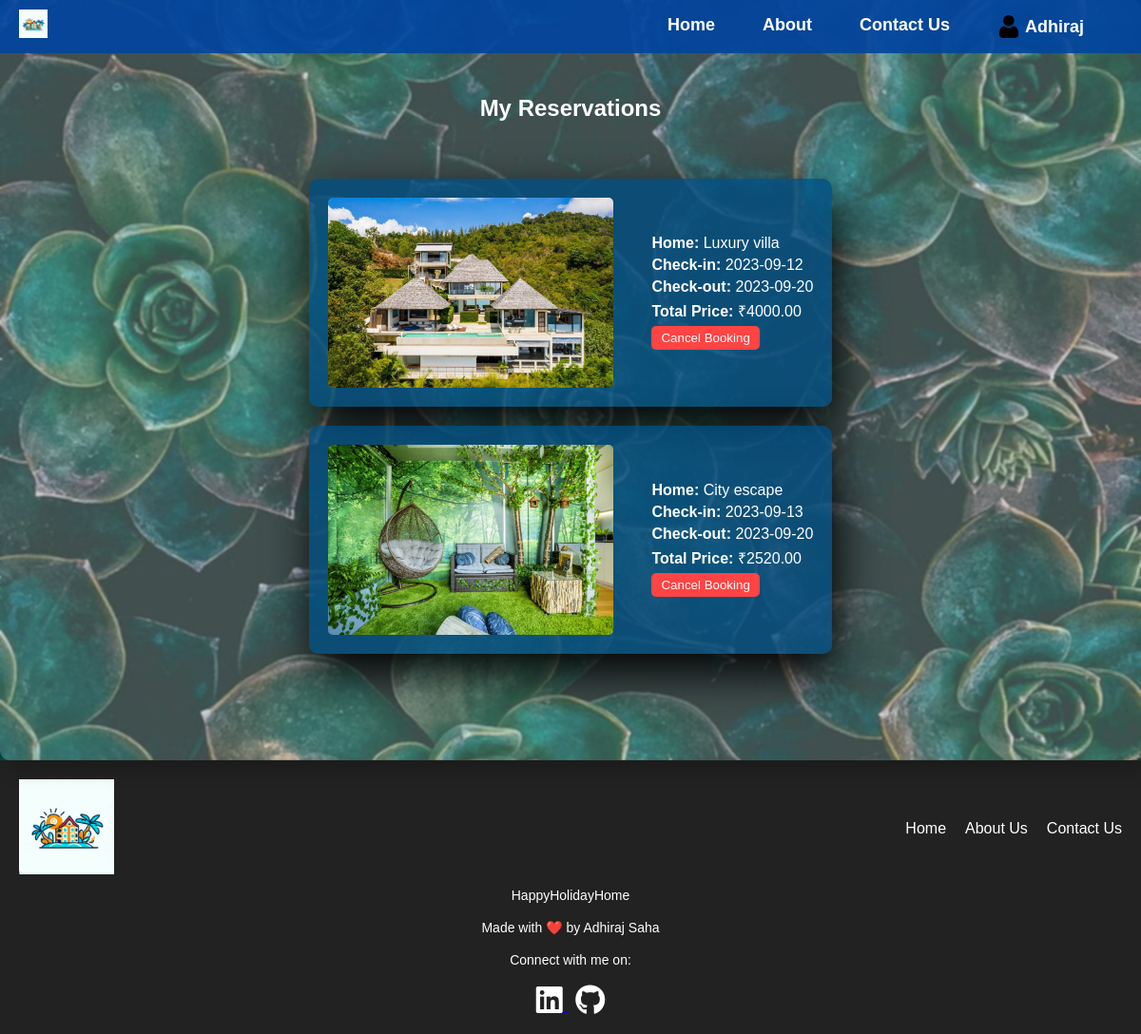
Screenshot of /reservations.php (signed in) with the database file from the repository.
### tables this page shows
CREATE TABLE `reservations` (
  `reservation_id` int(11) NOT NULL,
  `user_id` int(255) NOT NULL,
  `home_id` int(255) NOT NULL,
  `check_in_date` date NOT NULL,
  `check_out_date` date NOT NULL,
  `total_price` decimal(10,2) NOT NULL
);

CREATE TABLE `holiday_homes` (
  `home_id` int(255) NOT NULL,
  `name` varchar(255) NOT NULL,
  `location` varchar(255) NOT NULL,
  `availability_start` date DEFAULT NULL,
  `availability_end` date DEFAULT NULL,
  `description` text NOT NULL,
  `rating` decimal(10,1) NOT NULL,
  `image_path` varchar(255) NOT NULL,
  `price` decimal(10,2) NOT NULL
);

### reservations.php (the view, shortened to what this page needs)
<?php
include("inc/db.php");
$userId = $_SESSION['user_id'];
$query = "SELECT reservations.*, holiday_homes.name, holiday_homes.image_path
          FROM reservations
          INNER JOIN holiday_homes ON reservations.home_id = holiday_homes.home_id
          WHERE reservations.user_id = $userId";
$result = mysqli_query($conn, $query);
$reservations = array();
if ($result && mysqli_num_rows($result) > 0) {
    while ($row = mysqli_fetch_assoc($result)) {
        $reservations[] = $row;
    }
}
?>
<!DOCTYPE html>
<html lang="en">
<head>
    <link rel="stylesheet" href="https://cdnjs.cloudflare.com/ajax/libs/font-awesome/6.0.0-beta3/css/all.min.css">
    <link rel="stylesheet" href="assets/css/reservation.css">
    <link rel="stylesheet" href="assets/css/header.css">
    <link rel="stylesheet" href="assets/css/footer.css">
    <link rel="stylesheet" href="assets/css/responsive.css">
</head>
<body>
    <?php include("inc/header.php"); ?>
    <div class="container">
    <h1 style="margin-top: 50px;">My Reservations</h1>
    <?php
    if (!empty($reservations)) {
        echo "<ul class='reservation-list'>";
        foreach ($reservations as $reservation) {
            echo "<li class='reservation-item'>";
            echo "<img src='{$reservation['image_path']}' alt='{$reservation['name']}' class='home-image'>";
            echo "<div class='reservation-details'>";
            echo "<p><strong>Home:</strong> {$reservation['name']}</p>";
            echo "<p><strong>Check-in:</strong> {$reservation['check_in_date']}</p>";
            echo "<p><strong>Check-out:</strong> {$reservation['check_out_date']}</p>";
            echo "<p><strong>Total Price:</strong> ₹{$reservation['total_price']}</p>";
            echo "<form method='post' action='cancel_booking.php'>";
            echo "<button type='submit' class='cancel-button' name='cancel_booking'>Cancel Booking</button>";
            echo "</form>";
            echo "</div>";
            echo "</li>";
        }
        echo "</ul>";
    } else {
        echo "<p>No reservations found.</p>";
    }
    ?>
</div>
    <?php include("inc/footer.php"); ?>
</body>
</html>

### inc/header.php (shortened to what this page needs)
<header>
    <nav class="navbar">
        <div class="logo">
            <a href="index.php">
                <img src="assets/img/logo.jpg" alt="Logo" style="width: 30px; height: auto;">
            </a>
        </div>
        <ul class="nav-links">
            <?php if (isset($_SESSION['loggedin']) && $_SESSION['loggedin']) : ?>
                <li><a href="index.php">Home</a></li>
                <li><a href="about.php">About</a></li>
                <li><a href="contact.php">Contact Us</a></li>
                <li class="dropdown">
                    <span class="profile-info">
                        <img src="assets/img/user.png" alt="Profile Icon" class="profile-icon">
                        <?php echo $_SESSION['name']; ?>
                    </span>
                </li>
            <?php endif; ?>
        </ul>
    </nav>
</header>

### inc/footer.php (shortened to what this page needs)
<footer class="footer">
    <div class="footer-content">
        <a href="index.php">
            <img src="assets/img/logo.jpg" alt="Logo" style="width: 100px; height: auto;">
        </a>
        <div class="footer-links">
            <a href="index.php">Home</a>
            <a href="about.php">About Us</a>
            <a href="contact.php">Contact Us</a>
        </div>
    </div>
    <div class="footer-info">
    <p>HappyHolidayHome</p>
    <br>
    <p>Made with ❤️ by Adhiraj Saha</p>
    <br>
    <p>Connect with me on:</p>
    <br>
    <a href="https://www.linkedin.com/in/adhirajsaha" target="_blank" rel="noopener noreferrer">
        <i class="fa-brands fa-2x fa-linkedin" style="color: #ffffff;"></i>
    </a>
    <a href="https://github.com/adhirajcs" target="_blank" rel="noopener noreferrer">
        <i class="fa-brands fa-2x fa-github" style="color: #ffffff;"></i>
    </a>
</div>
</footer>

### assets/css/reservation.css (style rules this page uses)
* { margin: 0; padding: 0; box-sizing: border-box; }
body { font-family: Arial, sans-serif; margin: 0; background: url('../img/search-bg.jpg') center/cover no-repeat; color: white; background-size: cover; position: relative; }
.container { display: flex; flex-direction: column; align-items: center; min-height: 100vh; padding: 50px; text-align: center; border-radius: 10px; margin: 0 auto; background: rgba(255, 255, 255, 0.2); box-shadow: 5px 10px 20px rgba(0, 0, 0, 0.2); backdrop-filter: blur(1px); }
h1 { font-size: 1.5em; margin-bottom: 20px; }
.reservation-list { list-style: none; padding: 0; margin-top: 20px; }
.reservation-item { display: flex; align-items: center; width: 100%; max-width: 1000px; margin: 20px auto; padding: 20px; background: rgba(0, 77, 128, 0.8); border-radius: 10px; box-shadow: 5px 20px 50px #000; }
.home-image { max-width: 60%; max-height: 200px; width: auto; border-radius: 5px; margin-right: 20px; }
.reservation-details { flex: 1; text-align: left; color: white; margin-left: 20px; }
.reservation-details p { margin-bottom: 5px; }
.cancel-button { background-color: #ff4444; color: white; border: none; padding: 5px 10px; border-radius: 5px; cursor: pointer; transition: background-color 0.3s; }

### assets/css/header.css (style rules this page uses)
.navbar { display: flex; justify-content: space-between; align-items: center; background-color: rgba(0, 68, 160, 0.9); padding: 10px 20px; position: fixed; width: 100%; top: 0; z-index: 1000; transition: all 0.3s; }
.logo { color: white; font-size: 24px; font-weight: bold; }
.nav-links { list-style: none; display: flex; gap: 20px; }
.nav-links a { text-decoration: none; color: white; font-weight: bold; font-size: 18px; transition: color 0.3s; }
.nav-links li.dropdown { position: relative; }
.profile-info { display: flex; align-items: center; color: #ffffff; font-size: 18px; font-weight: bold; cursor: pointer; }
.profile-icon { width: 24px; height: 24px; margin-right: 5px; }
.nav-links li { margin-right: 30px; }
.nav-links li:last-child { margin-right: 40px; }

### assets/css/footer.css (style rules this page uses)
.footer { background-color: #222; color: white; padding: 20px 0; }
.footer-content { display: flex; justify-content: space-between; align-items: center; max-width: 1200px; margin: 0 auto; padding: 0 20px; }
.footer-links { display: flex; gap: 20px; }
.footer-links a { text-decoration: none; color: white; transition: color 0.3s; }
.footer-info { text-align: center; margin-top: 10px; }
.footer-info p { font-size: 14px; }

### rows the page displays
reservations: home.image_path (picture), home.name "Luxury villa", check_in_date "2023-09-12", check_out_date "2023-09-20", total_price "4000.00"
reservations: home.image_path (picture), home.name "City escape", check_in_date "2023-09-13", check_out_date "2023-09-20", total_price "2520.00"

### other values shown
$_SESSION['name'] "Adhiraj"
